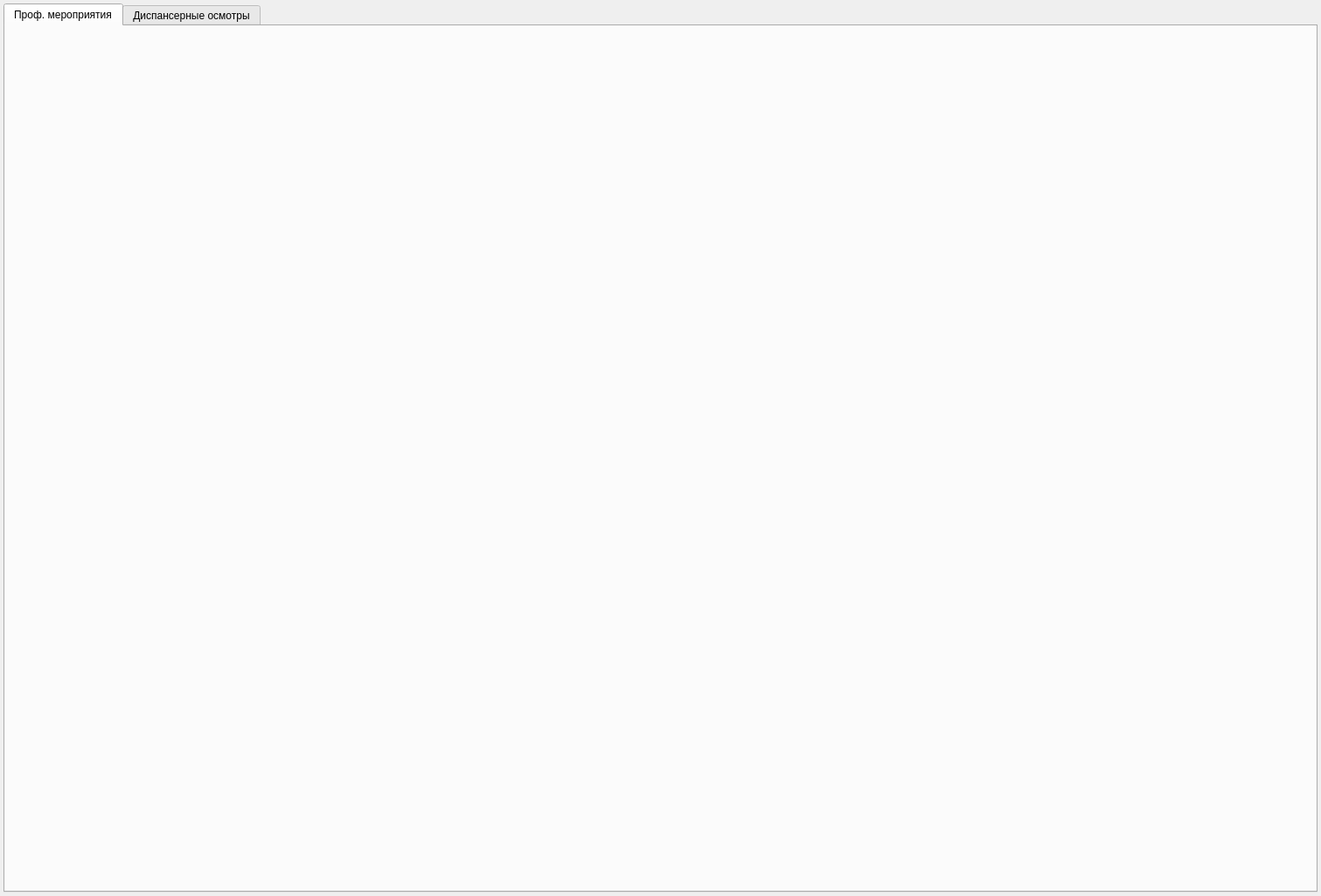
<?xml version="1.0" encoding="UTF-8"?>
<ui version="4.0">
 <class>DispExchangeWindow</class>
 <widget class="QWidget" name="DispExchangeWindow">
  <property name="geometry">
   <rect>
    <x>0</x>
    <y>0</y>
    <width>1511</width>
    <height>1025</height>
   </rect>
  </property>
  <property name="windowTitle">
   <string>Сервис диспансеризации</string>
  </property>
  <layout class="QHBoxLayout" name="horizontalLayout" stretch="0">
   <property name="spacing">
    <number>4</number>
   </property>
   <property name="margin">
    <number>4</number>
   </property>
   <item>
    <widget class="QTabWidget" name="tabWidget">
     <property name="currentIndex">
      <number>0</number>
     </property>
     <widget class="CDispExchangeProfilacticPage" name="tabProfilactic">
      <attribute name="title">
       <string>Проф. мероприятия</string>
      </attribute>
     </widget>
     <widget class="CDispExchangeDiagnosisPage" name="tabDiagnosis">
      <attribute name="title">
       <string>Диспансерные осмотры</string>
      </attribute>
     </widget>
    </widget>
   </item>
  </layout>
 </widget>
 <customwidgets>
  <customwidget>
   <class>CDispExchangeProfilacticPage</class>
   <extends>QWidget</extends>
   <header>Registry/DispExchangeProfilacticPage</header>
   <container>1</container>
  </customwidget>
  <customwidget>
   <class>CDispExchangeDiagnosisPage</class>
   <extends>QWidget</extends>
   <header>Registry/DispExchangeDiagnosisPage</header>
   <container>1</container>
  </customwidget>
 </customwidgets>
 <resources/>
 <connections/>
</ui>
